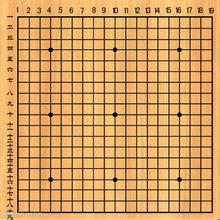
#> input picture OpenCV-Python-Toturial-Code/line_test.jpg, 220 x 220 px
$ python '角点检测.py'
#> lines starting #> are read from the running program, lines starting #| are printed output that depends on the picture; after the words box and inside, x2 and y2 are one past the last pixel; in counts of white or black regions, pixels touching at a corner belong together
# -*-coding:utf-8  -*-
import  cv2
from matplotlib import pyplot as plt
import numpy as np

filename = 'line_test.jpg'
img = cv2. imread(filename)
#> img is the input picture: shape (220, 220, 3); mean B, G, R 98.6, 159.5, 210.3
gray = cv2. cvtColor(img,cv2. COLOR_BGR2GRAY)
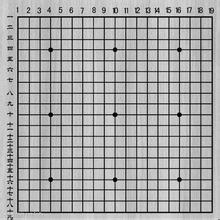
#> gray: shape (220, 220); min 2, max 240, mean 167.7
gray = np. float32(gray)
# 输入图像必须是 float32，最后一个参数在 0.04 到 0.05 之间
dst = cv2. cornerHarris(gray, 2, 3, 0.04)
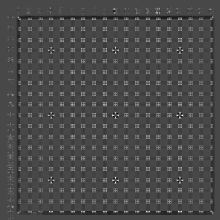
#> dst: shape (220, 220) float32; min -34865824, max 88106464, mean 764051.8; drawn with min black and max white
#result is dilated for marking the corners, not important
dst = cv2. dilate(dst, None)
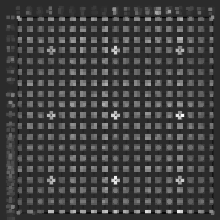
#> dst: shape (220, 220) float32; min -18359018, max 88106464, mean 7860061.5; drawn with min black and max white
# Threshold for an optimal value, it may vary depending on the image.
img[dst>0.01*dst. max()] =[ 0, 0, 255]
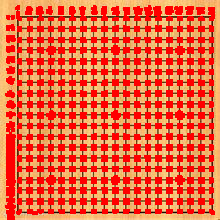
#> img: shape (220, 220, 3); mean B, G, R 65.4, 107.2, 235.4
cv2. imshow( 'dst' ,img)
if cv2. waitKey( 0) & 0xff == 27:
#> (key Esc is pressed here)
    cv2. destroyAllWindows()

$ run again, with OpenCV-Python-Toturial-Code/cat.jpg copied over OpenCV-Python-Toturial-Code/line_test.jpg
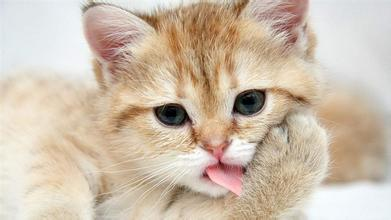
#> input picture OpenCV-Python-Toturial-Code/cat.jpg, 391 x 220 px
#> img is the input picture: shape (220, 391, 3); mean B, G, R 172, 190.4, 206.6
#> `dst = cv2. dilate(dst, None)`:
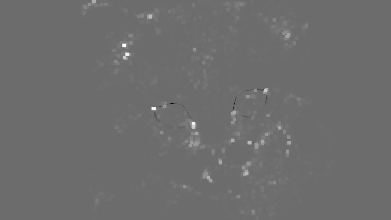
#> dst: shape (220, 391) float32; min -2944757, max 3968621.8, mean 32563.8; drawn with min black and max white
#> `img[dst>0.01*dst. max()] =[ 0, 0, 255]`:
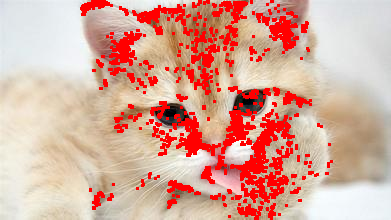
#> img: shape (220, 391, 3); 14.09% of pixels changed, all inside (x1, y1, x2, y2) = (80, 0, 333, 220)
